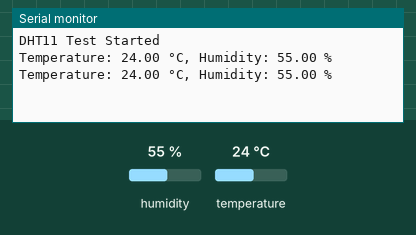
Recording of a sketch running on a simulated Arduino Uno, built with avr-gcc and run on an emulated ATmega328P. Parts: the last lines printed to the serial monitor. The inputs (shaded band) are chosen by the test bench; at power-on: humidity 55 %, temperature 24 °C.

Above: at 2.8 s.
2.9 s: humidity set to 22 %
At 4.8 s:
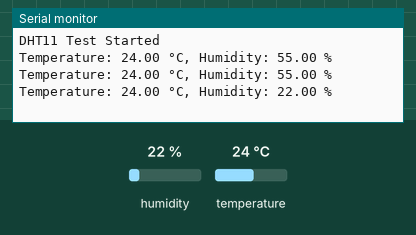
5.6 s: temperature set to 12 °C
At 7.2 s:
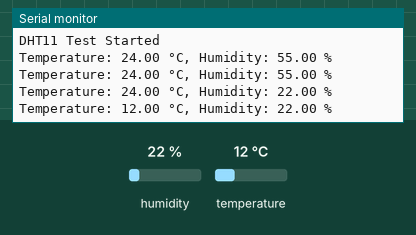
8.3 s: humidity set to 40 %
At 10.9 s:
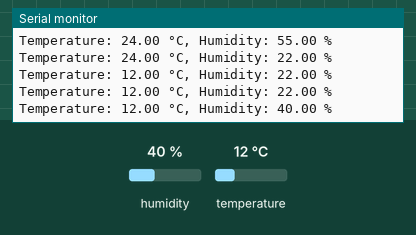
Timing chart, 0 to 12.4 s (numbered marks = the images above; inputs shaded):
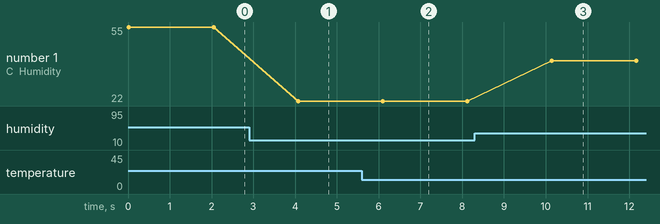

The sketch:

DHT11.ino
```cpp
#include <DHT.h>
// Includes the DHT library
// Provides functions to easily read temperature and humidity from a DHT sensor.

#define DHTPIN 4
// The data pin of the DHT11 is connected to Arduino digital pin 4.

#define DHTTYPE DHT11
// Tells the library which sensor you’re using (could also be DHT22, DHT21).

DHT dht(DHTPIN, DHTTYPE);
// Creates a DHT object named dht, configured to use pin 4 and the DHT11 sensor type.

void setup() {
  Serial.begin(9600); // Starts serial communication with the Arduino IDE Serial Monitor at 9600 baud.
  dht.begin(); // Initializes the DHT sensor (gets it ready for use).
  Serial.println("DHT11 Test Started"); // Prints "DHT11 Test Started" to confirm setup.
}

void loop() {
  float t = dht.readTemperature(); // Reads the temperature in °C from the DHT11. Returns NAN (Not A Number) if the read fails.
  float h = dht.readHumidity(); // dht.readHumidity(); → Reads the humidity in %. Also returns NAN if it fails.

  if (isnan(t) || isnan(h)) {
    Serial.println("Failed to read from DHT sensor!"); // isnan() → checks if the value is Not A Number
  } else {
    Serial.print("Temperature: "); Serial.print(t); Serial.print(" °C, ");
    Serial.print("Humidity: "); Serial.print(h); Serial.println(" %");
  }

  delay(2000); // Wait 2 seconds before next reading
}
```

Measured:
- after the input at 2.9 s, the serial monitor: prints a new line after 1.2 s (image 1)
- after the input at 5.6 s, the serial monitor: prints a new line after 0.50 s (image 2)
- after the input at 8.3 s, the serial monitor: prints a new line after 1.8 s (image 3)
- plotted number 1: 55 → 22 after the input at 2.9 s, 22 → 40 after the input at 8.3 s
